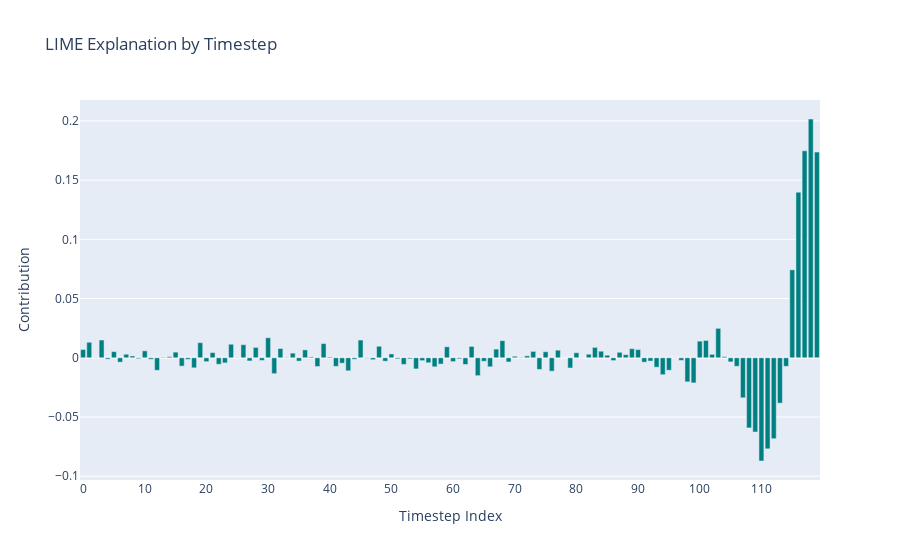

Here is the notebook cell this chart was saved with:
### Code cell
import pandas as pd
import plotly.graph_objects as go

# Get the LIME explanation as a list of tuples:
lime_explanation_list = explanation.as_list()  # e.g., [("timestep_0", 0.12), ("timestep_1", -0.05), ...]

# Convert to DataFrame:
df_lime = pd.DataFrame(lime_explanation_list, columns=["feature", "contribution"])

# Extract numeric timestep index from the feature names, assuming they follow "timestep_<number>"
df_lime["timestep_index"] = df_lime["feature"].str.extract("timestep_(\d+)").astype(int)

# Now create a Plotly bar plot using the numeric x-axis.
fig = go.Figure(data=go.Bar(
    x=df_lime["timestep_index"],
    y=df_lime["contribution"],
    marker_color="teal"
))
fig.update_layout(
    title="LIME Explanation by Timestep",
    xaxis_title="Timestep Index",
    yaxis_title="Contribution",
    xaxis=dict(tickmode="linear", dtick=10)  # dtick=10 will show ticks every 10 timesteps
)
fig.show()

### Figure 1 — Plotly figure (JSON) as saved in the notebook; plotly's stock layout.template omitted (floating-point values rounded to 4 significant figures)
{"data": [{"marker": {"color": "teal"}, "type": "bar", "x": [118, 117, 119, 116, 110, 111, 115, 112, 109, 108, 113, 107, 103, 99, 98, 30, 64, 3, 45, 101, 68, 94, 100, 31, 1, 19, 39, 24, 76, 26, 43, 12, 95, 74, 48, 63, 54, 59, 83, 28, 79, 18, 93, 32, 89, 57, 66, 38, 67, 41, 114, 106, 16, 0, 90, 36, 77, 10, 62, 52, 84, 22, 73, 58, 5, 75, 15, 87, 42, 21, 23, 80, 56, 34, 91, 6, 69, 105, 20, 60, 50, 82, 7, 65, 102, 49, 35, 92, 27, 88, 55, 86, 29, 97, 85, 72, 47, 8, 17, 70, 11, 44, 4, 14, 53, 104, 51, 61, 9, 37, 40, 13, 46, 71, 33, 2, 25, 96, 81, 78], "y": [0.2016, 0.1748, 0.1737, 0.1399, -0.08715, -0.07687, 0.07425, -0.06833, -0.06266, -0.05921, -0.03832, -0.03378, 0.02484, -0.0212, -0.02032, 0.01689, -0.0151, 0.01501, 0.01496, 0.01464, 0.01444, -0.01429, 0.01404, -0.0134, 0.01312, 0.01275, 0.01198, 0.01142, -0.01131, 0.01106, -0.011, -0.01056, -0.01053, -0.009846, 0.009724, 0.009591, -0.009404, 0.009297, 0.008771, 0.008752, -0.008617, -0.008481, -0.007942, 0.007823, 0.007666, -0.007641, -0.007607, -0.007399, 0.007311, -0.007247, -0.007198, -0.007191, -0.00704, 0.006967, 0.006928, 0.006658, 0.006418, 0.005875, -0.005665, -0.005599, 0.005554, -0.005486, 0.005386, -0.005315, 0.005177, 0.005117, 0.004766, 0.004622, -0.00455, 0.004383, -0.004317, 0.004266, -0.004215, 0.003928, -0.003688, -0.003682, -0.003538, -0.003464, -0.003297, -0.003234, 0.003231, 0.00302, 0.003004, -0.002931, 0.002903, -0.002892, -0.002794, -0.002761, -0.002681, 0.002623, -0.002412, -0.002364, -0.002228, -0.00218, 0.00216, 0.001624, -0.001615, 0.001514, -0.001321, 0.001294, -0.001245, -0.001236, -0.001146, 0.0009556, -0.0009283, 0.0009155, -0.0008882, -0.0008877, -0.0007655, 0.0007468, 0.0006916, 0.0004404, -0.0003824, 0.0003588, 0.0003384, 0.0001835, 0.0001786, -0.0001729, -0.0001224, -0.0001121]}], "layout": {"title": {"text": "LIME Explanation by Timestep"}, "xaxis": {"dtick": 10, "tickmode": "linear", "title": {"text": "Timestep Index"}}, "yaxis": {"title": {"text": "Contribution"}}}}
